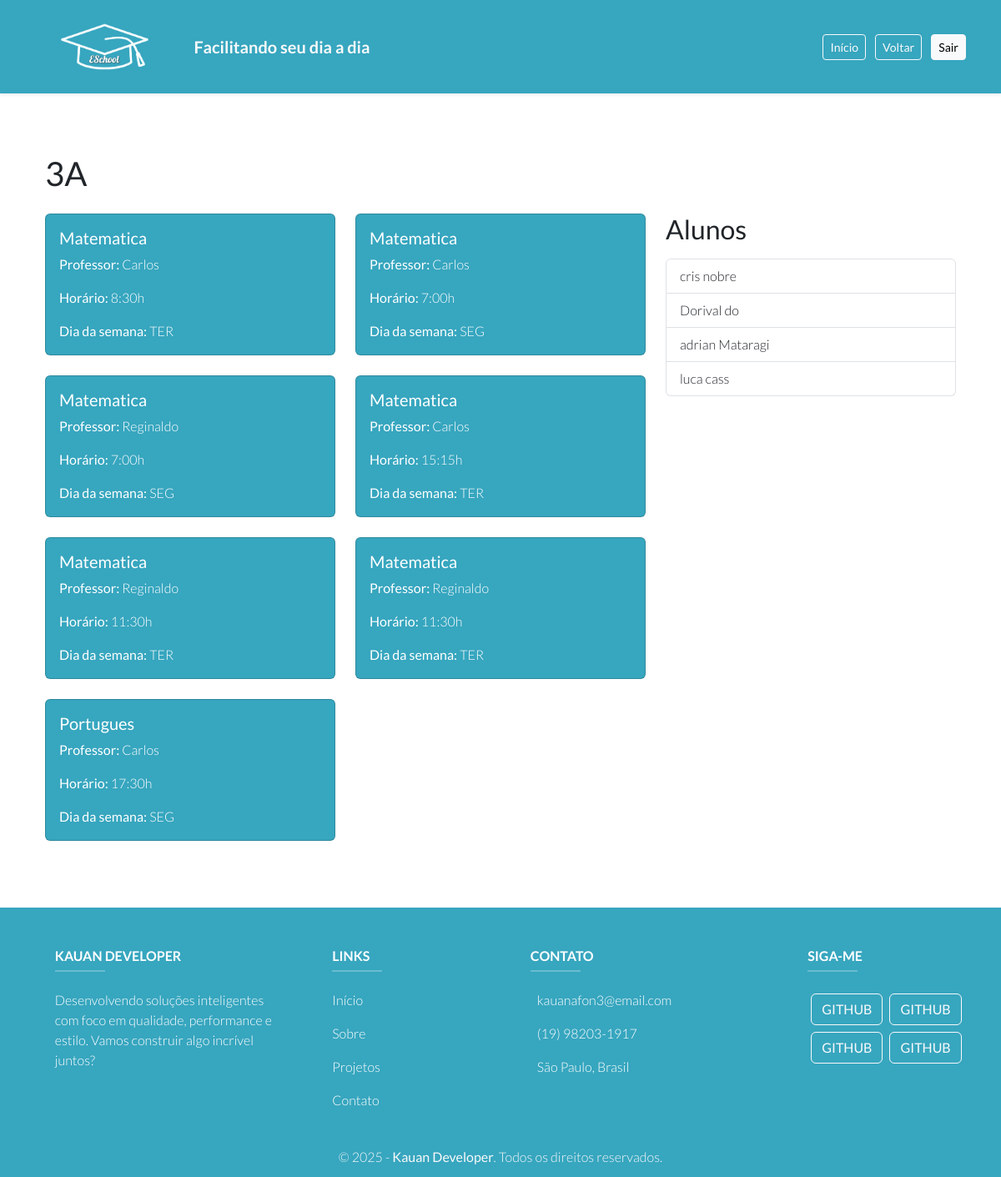
/turmas/detalhes/1, run on the app's committed database.
### app/models.py (models this page shows, shortened)
class Turma(models.Model):
    serie_turma = models.CharField(max_length=8, unique=True)

class Professor(models.Model):
    nome = models.CharField(max_length=255)
    def __str__(self):
        return self.nome

class Materia(models.Model):
    materias = [
        ("Matematica", "Matemática"),
        ("Portugues", "Português"),
        ("Historia", "História"),
        ("Geografia", "Geografia"),
        ("Quimica", "Química"),
        ("Fisica", "Física"),
        ("Biologia", "Biologia"),
    ]
    nome_materia = models.CharField(max_length=50,choices=materias)
    def __str__(self):
        return self.nome_materia

class Horario(models.Model):
    horarios = [
        ("7:00h", "7:00h"),
        ("7:45h", "7:45h"),
        ("8:30h", "8:30h"),
        ("9:15h", "9:15h"),
        ("10:00h", "10:00h"),
        ("10:45h", "10:45h"),
        ("11:30h", "11:30h"),
        ("12:15h", "12:15h"),
        ("13:00h", "13:00h"),
        ("13:45h", "13:45h"),
        ("14:30h", "14:30h"),
        ("15:15h", "15:15h"),
        ("16:00h", "16:00h"),
        ("16:45h", "16:45h"),
        ("17:30h", "17:30h"),
    ]
    horario_aula = models.CharField(max_length=50,choices=horarios,unique=True)
    def __str__(self):
        return self.horario_aula

class Dias_semanas_Aulas(models.Model):
    pk_dia_semana = models.ForeignKey(Dias_semanas, on_delete=models.CASCADE)
    def __str__(self):
        return str(self.pk_dia_semana)

class Dias_semanas(models.Model):
    dias = [
        ("SEG", "Segunda-Feira"),
        ("TER", "Terça-Feira"),
        ("QUA", "Quarta-Feira"),
        ("QUI", "Quinta-Feira"),
        ("SEX", "Sexta-Feira"),
    ]
    dia = models.CharField(max_length=55,choices=dias, unique=True)
    def __str__(self):
        return self.dia

class Aluno(AbstractUser):
    ra = models.CharField(max_length=10, unique=True, null=True, blank=True)
    data_nascimento = models.DateField(null=True, blank=True)
    foto_perfil = models.ImageField(upload_to='fotos_perfil/', null=True, blank=True)
    pk_turma = models.ForeignKey(Turma, on_delete=models.SET_NULL, null=True, blank=True) #para não der erro na hr de criar o super user use null e blank

### app/views.py (the view)
# urls.py: path("turmas/detalhes/<int:pk>", views.visualizar_sala , name='detalhes_turmas'),
def visualizar_sala(request, pk):
    try:
        turma = get_object_or_404(Turma, pk=pk) #Pegando o id da turma
        aulas = Aulas.objects.filter(pk_turma = turma) #Mesclando as tabelas relacionadas a aulas pela FK da turma
        aulas_info = []
        alunos = Aluno.objects.filter(pk_turma = pk)
        for aula in aulas:
            aulas_info.append({
                'pk':aula.pk,
                'professor': aula.pk_professor,
                'materia': aula.pk_materia,
                'horario': aula.pk_horario,
                'turma': aula.pk_turma,
                'dia_semana': aula.pk_dias_semana
            })#retoronado os dados
        return render(request, "detalhes.html", {"turma": turma, "aulas": aulas_info, "alunos":alunos})
    except Exception as e:
        print(f"Error: {e}")
        return HttpResponseNotFound("Ocorreu um erro ao tentar carregar a turma e os professores.") #mensagem de erro caso for nescessario

### app/Templates/detalhes.html (shortened to what this page needs)
{% extends "base.html" %}
{% block content %}
<div class="container mt-4">
    <div class="d-flex justify-content-between align-items-center mb-4">
        <h1 class="mb-0">{{ turma.serie_turma }}</h1>
    </div>
    <div class="row">
        <div class="col-md-8">
            <div class="row">
                {% if aulas %}
                    {% for i in aulas %}
                        <div class="col-md-6 mb-4">
                            <div class="card h-100" style='background-color: #0590afcc; color:white;'>
                                <div class="card-body">
                                    <h5 class="card-title">{{ i.materia }}</h5>
                                    <p class="card-text"><strong>Professor:</strong> {{ i.professor }}</p>
                                    <p class="card-text"><strong>Horário:</strong> {{ i.horario }}</p>
                                    <p class="card-text"><strong>Dia da semana:</strong> {{ i.dia_semana }}</p>
                                </div>
                            </div>
                        </div>
                    {% endfor %}
                {% else %}
                    <p class="text-muted">Nenhuma aula cadastrada para essa turma.</p>
                {% endif %}
            </div>
        </div>
        <div class="col-md-4">
            <div class="d-flex justify-content-between align-items-center mb-3">
                <h2 class="mb-0">Alunos</h2>
            </div>
            <ul class="list-group">
                {% if alunos %}
                    {% for i in alunos %}
                        <li class="list-group-item d-flex justify-content-between align-items-center">
                            {{ i.first_name }} {{ i.last_name }}
                        </li>
                    {% endfor %}
                {% else %}
                    <li class="list-group-item text-muted">Nenhum aluno cadastrado.</li>
                {% endif %}
            </ul>
        </div>
    </div>
</div>
{% endblock %}

### app/static/style.css (style rules this page uses)
* { font-family: "Lato", sans-serif; font-weight: 300; font-style: normal; }
html, body { height: 100%; }
body { display: flex; flex-direction: column; }

### data on the page
Turma: serie_turma "3A"
Professor: materia "Matematica", professor "Carlos", horario "8:30h", dia_semana "TER", horario "7:00h", dia_semana "SEG", horario "15:15h", materia "Portugues", horario "17:30h"
Professor: materia "Matematica", professor "Reginaldo", horario "7:00h", dia_semana "SEG", horario "11:30h", dia_semana "TER"
Aluno: first_name "cris", last_name "nobre"
Aluno: first_name "Dorival", last_name "do"
Aluno: first_name "adrian", last_name "Mataragi"
Aluno: first_name "luca", last_name "cass"
